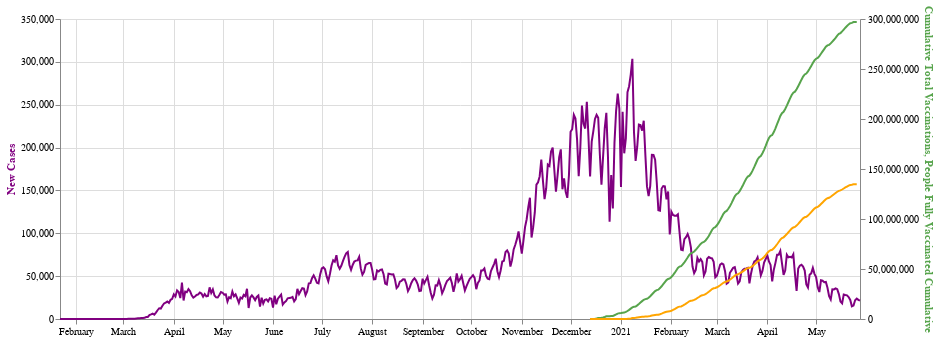

The notebook cell this image was saved under:
### Markdown cell above
The number of deaths (red) rises when there is a rise of cases with a lagging factor.

### Code cell
alt.layer(new_cases_chart, (vacc_cumulative_chart+vacc_fully_chart)).resolve_scale(
    y = 'independent'
)

### Figure 1 — Vega-Lite specification as saved in the notebook (floating-point values rounded to 4 significant figures; data arrays with more than 128 entries replaced by an {"elided": "..."} marker saying what was removed)
{"config": {"view": {"continuousWidth": 400, "continuousHeight": 300}}, "layer": [{"data": {"name": "data-53d130b00bc25e57275dfe03a0c302e4"}, "mark": "line", "encoding": {"color": {"value": "purple"}, "x": {"type": "temporal", "axis": {"title": null}, "field": "submission_date"}, "y": {"type": "quantitative", "axis": {"title": "New Cases", "titleColor": "purple"}, "field": "new_case"}}, "width": 800}, {"layer": [{"mark": "line", "encoding": {"color": {"value": "#57A44C"}, "x": {"type": "temporal", "axis": {"title": null}, "field": "Date"}, "y": {"type": "quantitative", "axis": {"title": "Cumulative Total Vaccinations", "titleColor": "#57A44C"}, "field": "Total Doses Administered Cumulative"}}, "width": 800}, {"mark": "line", "encoding": {"color": {"value": "orange"}, "x": {"type": "temporal", "axis": {"title": null}, "field": "Date"}, "y": {"type": "quantitative", "axis": {"title": "People Fully Vaccinated Cumulative", "titleColor": "orange"}, "field": "People Fully Vaccinated Cumulative"}}, "width": 800}], "data": {"name": "data-2c394eea7850c24af5704475c8c20d24"}}], "resolve": {"scale": {"y": "independent"}}, "$schema": "https://vega.github.io/schema/vega-lite/v4.8.1.json", "datasets": {"data-53d130b00bc25e57275dfe03a0c302e4": {"elided": "493 records"}, "data-2c394eea7850c24af5704475c8c20d24": {"elided": "165 records"}}}
